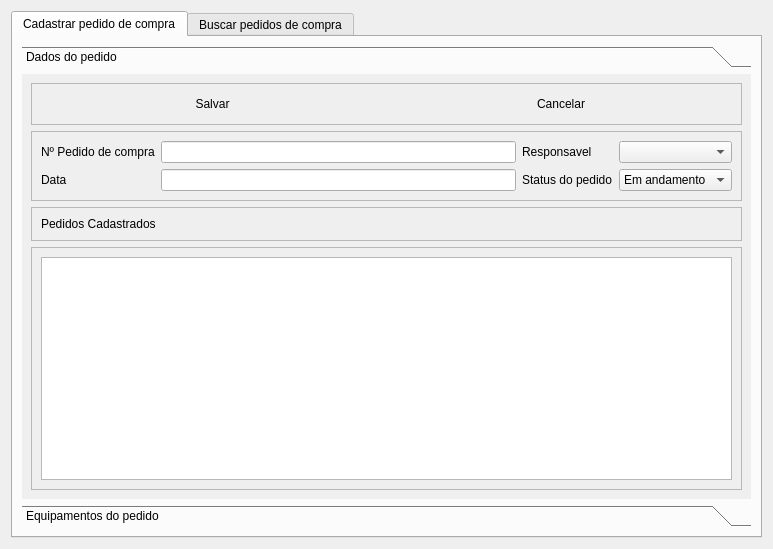
<?xml version="1.0" encoding="UTF-8"?>
<ui version="4.0">
 <class>pedidodecompra</class>
 <widget class="QDialog" name="pedidodecompra">
  <property name="geometry">
   <rect>
    <x>0</x>
    <y>0</y>
    <width>769</width>
    <height>549</height>
   </rect>
  </property>
  <property name="windowTitle">
   <string>Pedidos de Compra</string>
  </property>
  <property name="windowIcon">
   <iconset resource="img.qrc">
    <normaloff>:/newPrefix/images/pedidodecompra.png</normaloff>:/newPrefix/images/pedidodecompra.png</iconset>
  </property>
  <layout class="QVBoxLayout" name="verticalLayout_4">
   <item>
    <widget class="QTabWidget" name="tabWidget">
     <property name="minimumSize">
      <size>
       <width>751</width>
       <height>411</height>
      </size>
     </property>
     <property name="currentIndex">
      <number>0</number>
     </property>
     <widget class="QWidget" name="tab">
      <attribute name="title">
       <string>Cadastrar pedido de compra</string>
      </attribute>
      <layout class="QVBoxLayout" name="verticalLayout_2">
       <item>
        <widget class="QToolBox" name="toolBox">
         <property name="currentIndex">
          <number>0</number>
         </property>
         <widget class="QWidget" name="page">
          <property name="geometry">
           <rect>
            <x>0</x>
            <y>0</y>
            <width>729</width>
            <height>418</height>
           </rect>
          </property>
          <attribute name="label">
           <string>Dados do pedido</string>
          </attribute>
          <layout class="QVBoxLayout" name="verticalLayout_3">
           <item>
            <widget class="QFrame" name="frame_4">
             <property name="frameShape">
              <enum>QFrame::StyledPanel</enum>
             </property>
             <property name="frameShadow">
              <enum>QFrame::Raised</enum>
             </property>
             <layout class="QHBoxLayout" name="horizontalLayout_4">
              <item>
               <widget class="QPushButton" name="btSalvarPedido">
                <property name="enabled">
                 <bool>true</bool>
                </property>
                <property name="text">
                 <string>Salvar</string>
                </property>
                <property name="icon">
                 <iconset resource="img.qrc">
                  <normaloff>:/newPrefix/images/button_ok.png</normaloff>:/newPrefix/images/button_ok.png</iconset>
                </property>
                <property name="flat">
                 <bool>true</bool>
                </property>
               </widget>
              </item>
              <item>
               <widget class="QPushButton" name="btCancelarPedido">
                <property name="enabled">
                 <bool>true</bool>
                </property>
                <property name="text">
                 <string>Cancelar</string>
                </property>
                <property name="icon">
                 <iconset resource="img.qrc">
                  <normaloff>:/newPrefix/images/button_cancel.png</normaloff>:/newPrefix/images/button_cancel.png</iconset>
                </property>
                <property name="flat">
                 <bool>true</bool>
                </property>
               </widget>
              </item>
             </layout>
            </widget>
           </item>
           <item>
            <widget class="QFrame" name="frame">
             <property name="frameShape">
              <enum>QFrame::StyledPanel</enum>
             </property>
             <property name="frameShadow">
              <enum>QFrame::Raised</enum>
             </property>
             <layout class="QHBoxLayout" name="horizontalLayout">
              <item>
               <layout class="QFormLayout" name="formLayout">
                <property name="fieldGrowthPolicy">
                 <enum>QFormLayout::AllNonFixedFieldsGrow</enum>
                </property>
                <item row="0" column="0">
                 <widget class="QLabel" name="label">
                  <property name="text">
                   <string>Nº Pedido de compra</string>
                  </property>
                 </widget>
                </item>
                <item row="0" column="1">
                 <widget class="QLineEdit" name="EditPedido"/>
                </item>
                <item row="1" column="0">
                 <widget class="QLabel" name="label_2">
                  <property name="text">
                   <string>Data</string>
                  </property>
                 </widget>
                </item>
                <item row="1" column="1">
                 <widget class="QLineEdit" name="EditData"/>
                </item>
               </layout>
              </item>
              <item>
               <layout class="QFormLayout" name="formLayout_2">
                <item row="0" column="0">
                 <widget class="QLabel" name="label_3">
                  <property name="text">
                   <string>Responsavel</string>
                  </property>
                 </widget>
                </item>
                <item row="0" column="1">
                 <widget class="QComboBox" name="comboResponsavel"/>
                </item>
                <item row="1" column="0">
                 <widget class="QLabel" name="label_4">
                  <property name="text">
                   <string>Status do pedido</string>
                  </property>
                 </widget>
                </item>
                <item row="1" column="1">
                 <widget class="QComboBox" name="comboStatus">
                  <item>
                   <property name="text">
                    <string>Em andamento</string>
                   </property>
                  </item>
                  <item>
                   <property name="text">
                    <string>Finalizado</string>
                   </property>
                  </item>
                 </widget>
                </item>
               </layout>
              </item>
             </layout>
            </widget>
           </item>
           <item>
            <widget class="QFrame" name="frame_6">
             <property name="frameShape">
              <enum>QFrame::StyledPanel</enum>
             </property>
             <property name="frameShadow">
              <enum>QFrame::Raised</enum>
             </property>
             <layout class="QHBoxLayout" name="horizontalLayout_6">
              <item>
               <widget class="QLabel" name="label_10">
                <property name="text">
                 <string>Pedidos Cadastrados</string>
                </property>
               </widget>
              </item>
             </layout>
            </widget>
           </item>
           <item>
            <widget class="QFrame" name="frame_3">
             <property name="frameShape">
              <enum>QFrame::StyledPanel</enum>
             </property>
             <property name="frameShadow">
              <enum>QFrame::Raised</enum>
             </property>
             <layout class="QHBoxLayout" name="horizontalLayout_3">
              <item>
               <widget class="QTableView" name="tabela">
                <property name="editTriggers">
                 <set>QAbstractItemView::NoEditTriggers</set>
                </property>
                <property name="tabKeyNavigation">
                 <bool>false</bool>
                </property>
                <property name="alternatingRowColors">
                 <bool>true</bool>
                </property>
                <property name="selectionMode">
                 <enum>QAbstractItemView::SingleSelection</enum>
                </property>
                <property name="selectionBehavior">
                 <enum>QAbstractItemView::SelectRows</enum>
                </property>
                <property name="sortingEnabled">
                 <bool>true</bool>
                </property>
                <attribute name="horizontalHeaderShowSortIndicator" stdset="0">
                 <bool>true</bool>
                </attribute>
                <attribute name="horizontalHeaderStretchLastSection">
                 <bool>true</bool>
                </attribute>
               </widget>
              </item>
             </layout>
            </widget>
           </item>
          </layout>
         </widget>
         <widget class="QWidget" name="page_3">
          <attribute name="label">
           <string>Equipamentos do pedido</string>
          </attribute>
          <layout class="QVBoxLayout" name="verticalLayout_6">
           <item>
            <widget class="QFrame" name="frame_5">
             <property name="frameShape">
              <enum>QFrame::StyledPanel</enum>
             </property>
             <property name="frameShadow">
              <enum>QFrame::Raised</enum>
             </property>
             <layout class="QHBoxLayout" name="horizontalLayout_5">
              <item>
               <widget class="QPushButton" name="btSalvarEquipamento">
                <property name="enabled">
                 <bool>true</bool>
                </property>
                <property name="text">
                 <string>Salvar</string>
                </property>
                <property name="icon">
                 <iconset resource="img.qrc">
                  <normaloff>:/newPrefix/images/button_ok.png</normaloff>:/newPrefix/images/button_ok.png</iconset>
                </property>
                <property name="flat">
                 <bool>true</bool>
                </property>
               </widget>
              </item>
              <item>
               <widget class="QPushButton" name="btCancelarEquipamento">
                <property name="enabled">
                 <bool>true</bool>
                </property>
                <property name="text">
                 <string>Cancelar</string>
                </property>
                <property name="icon">
                 <iconset resource="img.qrc">
                  <normaloff>:/newPrefix/images/button_cancel.png</normaloff>:/newPrefix/images/button_cancel.png</iconset>
                </property>
                <property name="flat">
                 <bool>true</bool>
                </property>
               </widget>
              </item>
             </layout>
            </widget>
           </item>
           <item>
            <widget class="QFrame" name="frame_2">
             <property name="frameShape">
              <enum>QFrame::StyledPanel</enum>
             </property>
             <property name="frameShadow">
              <enum>QFrame::Raised</enum>
             </property>
             <layout class="QVBoxLayout" name="verticalLayout">
              <item>
               <layout class="QHBoxLayout" name="horizontalLayout_2">
                <item>
                 <layout class="QFormLayout" name="formLayout_3">
                  <item row="0" column="0">
                   <widget class="QLabel" name="label_5">
                    <property name="text">
                     <string>Pedido</string>
                    </property>
                   </widget>
                  </item>
                  <item row="0" column="1">
                   <widget class="QComboBox" name="comboBox_3"/>
                  </item>
                  <item row="1" column="0">
                   <widget class="QLabel" name="label_6">
                    <property name="text">
                     <string>Nome do equipamento</string>
                    </property>
                   </widget>
                  </item>
                  <item row="1" column="1">
                   <widget class="QLineEdit" name="lineEdit"/>
                  </item>
                 </layout>
                </item>
                <item>
                 <layout class="QFormLayout" name="formLayout_5">
                  <item row="0" column="0">
                   <widget class="QLabel" name="label_8">
                    <property name="text">
                     <string>Unidade</string>
                    </property>
                   </widget>
                  </item>
                  <item row="0" column="1">
                   <widget class="QLineEdit" name="lineEdit_2"/>
                  </item>
                  <item row="1" column="0">
                   <widget class="QLabel" name="label_9">
                    <property name="text">
                     <string>entregar até</string>
                    </property>
                   </widget>
                  </item>
                  <item row="1" column="1">
                   <widget class="QLineEdit" name="lineEdit_3"/>
                  </item>
                 </layout>
                </item>
               </layout>
              </item>
              <item>
               <widget class="QLabel" name="label_7">
                <property name="text">
                 <string>Descrição</string>
                </property>
               </widget>
              </item>
              <item>
               <widget class="QTextEdit" name="textEdit">
                <property name="overwriteMode">
                 <bool>false</bool>
                </property>
               </widget>
              </item>
             </layout>
            </widget>
           </item>
           <item>
            <widget class="QFrame" name="frame_8">
             <property name="frameShape">
              <enum>QFrame::StyledPanel</enum>
             </property>
             <property name="frameShadow">
              <enum>QFrame::Raised</enum>
             </property>
             <layout class="QHBoxLayout" name="horizontalLayout_8">
              <item>
               <widget class="QLabel" name="label_11">
                <property name="text">
                 <string>Equipamentos dos pedidos cadastrados</string>
                </property>
               </widget>
              </item>
             </layout>
            </widget>
           </item>
           <item>
            <widget class="QFrame" name="frame_7">
             <property name="frameShape">
              <enum>QFrame::StyledPanel</enum>
             </property>
             <property name="frameShadow">
              <enum>QFrame::Raised</enum>
             </property>
             <layout class="QHBoxLayout" name="horizontalLayout_7">
              <item>
               <widget class="QTableView" name="tabela_2">
                <property name="editTriggers">
                 <set>QAbstractItemView::NoEditTriggers</set>
                </property>
                <property name="tabKeyNavigation">
                 <bool>false</bool>
                </property>
                <property name="alternatingRowColors">
                 <bool>true</bool>
                </property>
                <property name="selectionMode">
                 <enum>QAbstractItemView::SingleSelection</enum>
                </property>
                <property name="selectionBehavior">
                 <enum>QAbstractItemView::SelectRows</enum>
                </property>
                <property name="sortingEnabled">
                 <bool>true</bool>
                </property>
                <attribute name="horizontalHeaderShowSortIndicator" stdset="0">
                 <bool>true</bool>
                </attribute>
                <attribute name="horizontalHeaderStretchLastSection">
                 <bool>true</bool>
                </attribute>
               </widget>
              </item>
             </layout>
            </widget>
           </item>
          </layout>
         </widget>
        </widget>
       </item>
      </layout>
     </widget>
     <widget class="QWidget" name="tab_3">
      <attribute name="title">
       <string>Buscar pedidos de compra</string>
      </attribute>
      <layout class="QVBoxLayout" name="verticalLayout_5">
       <item>
        <widget class="QFrame" name="frame_11">
         <property name="frameShape">
          <enum>QFrame::StyledPanel</enum>
         </property>
         <property name="frameShadow">
          <enum>QFrame::Raised</enum>
         </property>
         <layout class="QHBoxLayout" name="horizontalLayout_11">
          <item>
           <layout class="QFormLayout" name="formLayout_4">
            <property name="fieldGrowthPolicy">
             <enum>QFormLayout::AllNonFixedFieldsGrow</enum>
            </property>
            <item row="0" column="0">
             <widget class="QLabel" name="label_15">
              <property name="text">
               <string>Nome do equipamento</string>
              </property>
             </widget>
            </item>
            <item row="0" column="1">
             <widget class="QLineEdit" name="lineEdit_4"/>
            </item>
            <item row="1" column="0">
             <widget class="QLabel" name="label_12">
              <property name="text">
               <string>Data</string>
              </property>
             </widget>
            </item>
            <item row="1" column="1">
             <widget class="QLineEdit" name="EditData_2"/>
            </item>
           </layout>
          </item>
          <item>
           <layout class="QFormLayout" name="formLayout_6">
            <item row="0" column="0">
             <widget class="QLabel" name="label_13">
              <property name="text">
               <string>Responsavel</string>
              </property>
             </widget>
            </item>
            <item row="0" column="1">
             <widget class="QComboBox" name="comboResponsavel_2"/>
            </item>
            <item row="1" column="0">
             <widget class="QLabel" name="label_14">
              <property name="text">
               <string>Status do pedido</string>
              </property>
             </widget>
            </item>
            <item row="1" column="1">
             <widget class="QComboBox" name="comboStatus_2">
              <item>
               <property name="text">
                <string>Em andamento</string>
               </property>
              </item>
              <item>
               <property name="text">
                <string>Finalizado</string>
               </property>
              </item>
             </widget>
            </item>
           </layout>
          </item>
         </layout>
        </widget>
       </item>
       <item>
        <widget class="QFrame" name="frame_10">
         <property name="frameShape">
          <enum>QFrame::StyledPanel</enum>
         </property>
         <property name="frameShadow">
          <enum>QFrame::Raised</enum>
         </property>
         <layout class="QHBoxLayout" name="horizontalLayout_10">
          <item>
           <widget class="QLabel" name="label_16">
            <property name="text">
             <string>Resultado</string>
            </property>
           </widget>
          </item>
         </layout>
        </widget>
       </item>
       <item>
        <widget class="QFrame" name="frame_9">
         <property name="frameShape">
          <enum>QFrame::StyledPanel</enum>
         </property>
         <property name="frameShadow">
          <enum>QFrame::Raised</enum>
         </property>
         <layout class="QHBoxLayout" name="horizontalLayout_9">
          <item>
           <widget class="QTableView" name="tabela_3">
            <property name="editTriggers">
             <set>QAbstractItemView::NoEditTriggers</set>
            </property>
            <property name="tabKeyNavigation">
             <bool>false</bool>
            </property>
            <property name="alternatingRowColors">
             <bool>true</bool>
            </property>
            <property name="selectionMode">
             <enum>QAbstractItemView::SingleSelection</enum>
            </property>
            <property name="selectionBehavior">
             <enum>QAbstractItemView::SelectRows</enum>
            </property>
            <property name="sortingEnabled">
             <bool>true</bool>
            </property>
            <attribute name="horizontalHeaderShowSortIndicator" stdset="0">
             <bool>true</bool>
            </attribute>
            <attribute name="horizontalHeaderStretchLastSection">
             <bool>true</bool>
            </attribute>
           </widget>
          </item>
         </layout>
        </widget>
       </item>
      </layout>
     </widget>
    </widget>
   </item>
  </layout>
 </widget>
 <resources>
  <include location="img.qrc"/>
 </resources>
 <connections/>
</ui>
